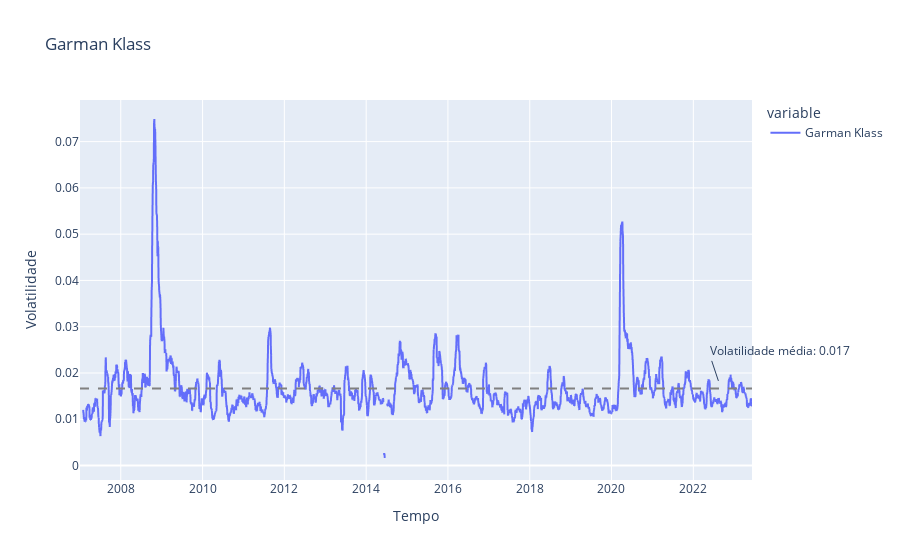

Source (notebook cell):
### Code cell
plot_garman_klass_volatility(df, window=10, time_scale=1)

### Figure 1 — Plotly figure (JSON) as saved in the notebook; plotly's stock layout.template omitted (floating-point values rounded to 4 significant figures; data arrays with more than 128 entries replaced by an {"elided": "..."} marker saying what was removed)
{"data": [{"hovertemplate": "variable=Garman Klass<br>Date=%{x}<br>value=%{y}<extra></extra>", "legendgroup": "Garman Klass", "line": {"color": "#636efa", "dash": "solid"}, "marker": {"symbol": "circle"}, "mode": "lines", "name": "Garman Klass", "showlegend": true, "type": "scattergl", "x": {"elided": "4076 str values"}, "xaxis": "x", "y": {"elided": "4076 float values"}, "yaxis": "y"}], "layout": {"annotations": [{"text": "Volatilidade média: 0.017", "x": 0.95, "xanchor": "left", "xref": "paper", "y": 0.01829, "yref": "y"}], "legend": {"title": {"text": "variable"}, "tracegroupgap": 0}, "shapes": [{"line": {"color": "grey", "dash": "dash", "width": 2}, "type": "line", "x0": 0, "x1": 1, "xref": "paper", "y0": 0.01663, "y1": 0.01663, "yref": "y"}], "title": {"text": "Garman Klass"}, "xaxis": {"anchor": "y", "domain": [0, 1], "title": {"text": "Tempo"}}, "yaxis": {"anchor": "x", "domain": [0, 1], "title": {"text": "Volatilidade"}}}}
